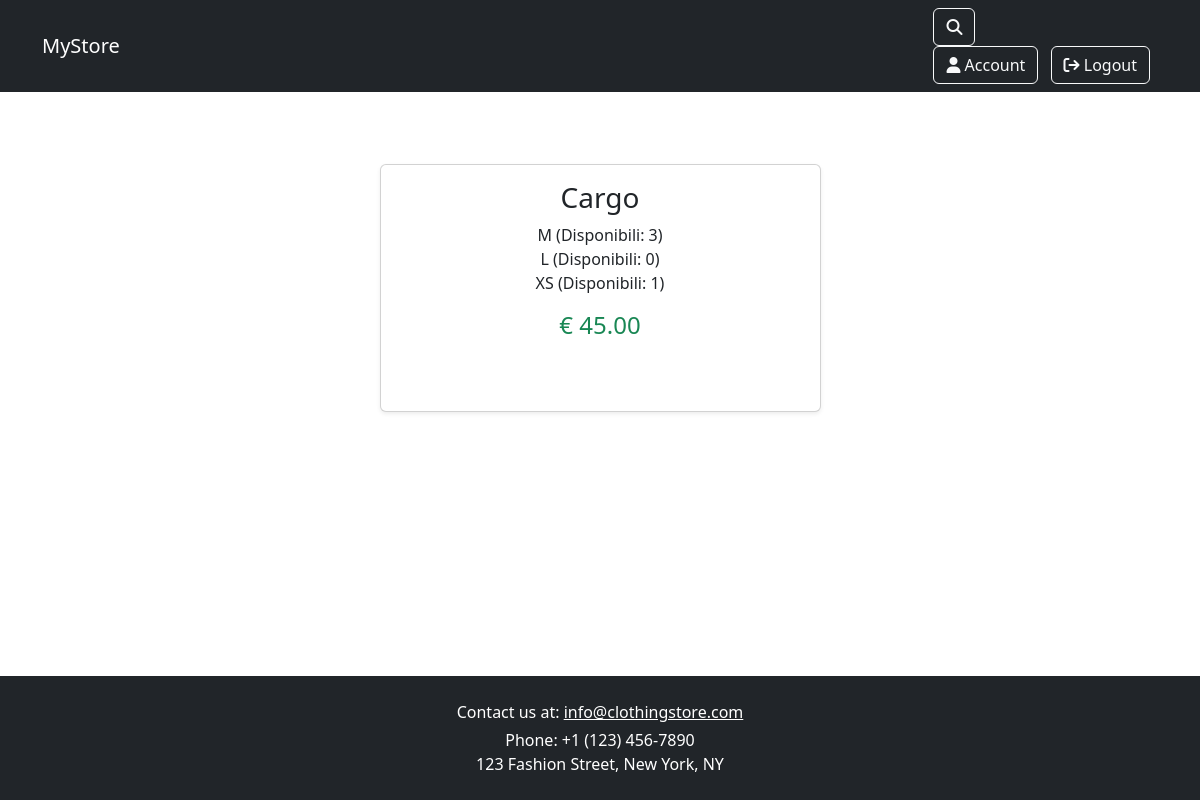
The app's page /products/product/5, older data.
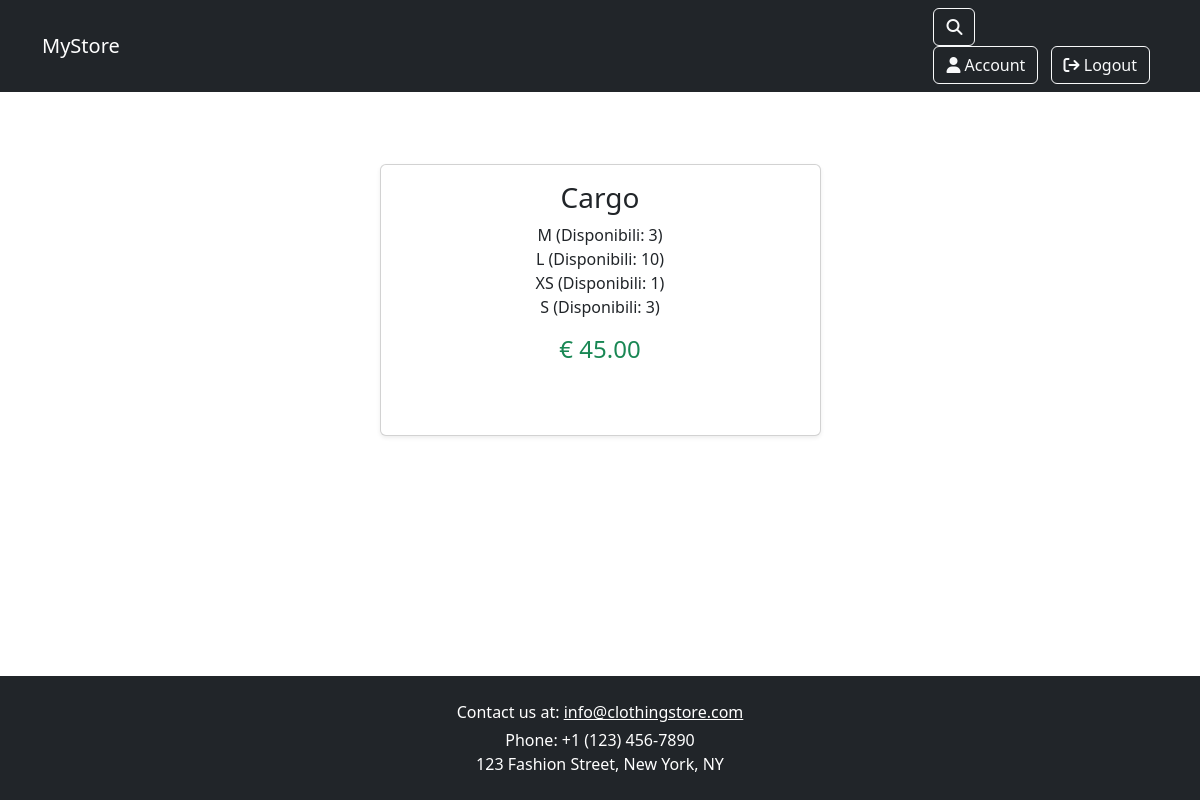
The same page, newer data.
### products/models.py (models this page shows, shortened)
class ProductStock(models.Model):
    product = models.ForeignKey(Product, on_delete=models.CASCADE, related_name='product')
    size = models.ForeignKey(Size, on_delete=models.CASCADE)
    stock = models.PositiveIntegerField(default=0)
    class Meta:
        unique_together = ('product', 'size')

class Size(models.Model):
    name = models.CharField(max_length=20, primary_key=True)
    description = models.TextField(max_length=280, blank=True)
    class Meta:
        db_table = "Sizes"
        ordering = ['name']

### products/views.py (the view)
# urls.py: path('product/<int:pk>', views.product, name='product'),
def product(request,pk):
    product = Product.objects.get(id=pk)
    size = ProductStock.objects.filter(product=product)
    form = AddToCartForm()
    available_sizes = [ps.size for ps in size]
    form.fields['size'].queryset = Size.objects.filter(pk__in=[size.pk for size in available_sizes])
    user = request.user
    context = {
        'product': product,
        'sizes': size,
        'form': form,
        'is_client': user.is_authenticated and user.groups.filter(name='client').exists(),
        'is_manager': user.is_authenticated and user.groups.filter(name='manager').exists(),
        'is_admin': user.is_authenticated and user.is_superuser,
    }
    return render(request, 'product.html', context)

### templates/product.html (shortened to what this page needs)
{% extends 'base.html' %}
{% load static %}
{% block content %}
    <div class="container py-5">
        <div class="row justify-content-center">
            <div class="col-md-6 col-lg-5">
                <div class="card shadow-sm">
                    <div class="card-body text-center">
                        <h3 class="card-title">{{ product.name }}</h3>
                        <ul class="list-unstyled">
                            {% for product in sizes %}
                                <li>{{ product.size.name }} (Disponibili: {{ product.stock }})</li>
                            {% endfor %}
                        </ul>
                        <h4 class="text-success mb-4">€ {{ product.price }}</h4>
                        <div class="d-flex justify-content-center gap-3 p-3">
                        </div>
                    </div>
                </div>
            </div>
        </div>
    </div>
{% endblock %}

Row changes from the older to the newer data that the page shows:
changed ProductStock (number 2 of 4 on the later page): stock "0" → "10"
added ProductStock: size.name "S", stock "3"
